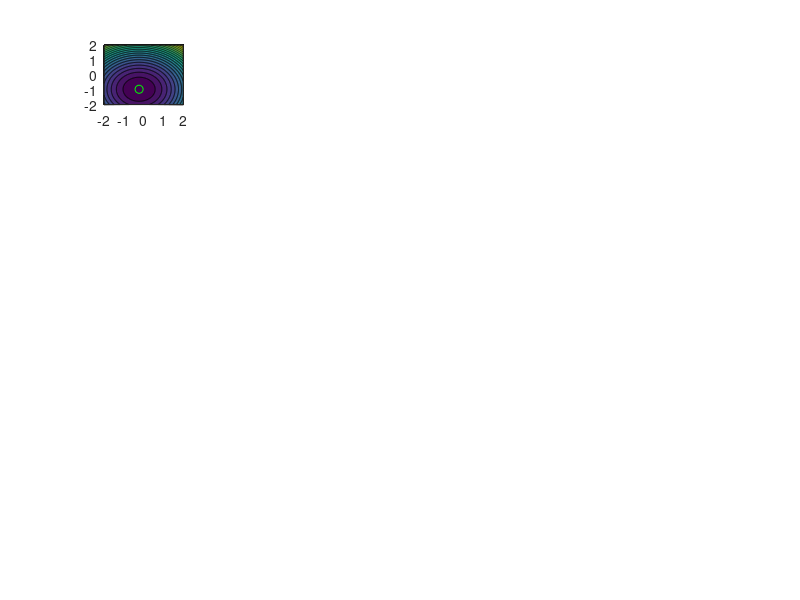

The MATLAB source for this figure: (Note: this script raises an error after producing the figure.)
% Test script of function:
%
% [xproj] = softThresholdingOperator(x,mu,varargin)
%
% Created: 05/27/2020 (mm/dd/yyyy)
% Author:   Fabien Momey
%           Laboratoire Hubert Curien UMR CNRS 5516,
%           Université Jean Monnet,
%           F-42000 Saint-Étienne,
%           France
%           fabien.momey@univ-st-etienne.fr
%

clear all;
close all;
clc;

addpath(genpath('../.'));

%% Choose context parameters
flag_const = 0;
flag_cplx = true;
flag_separable = false;

%% Generate a random starting point
if (flag_cplx)
    x0 = randn(1,1) + 1i * randn(1,1);
    x0 = x0/abs(x0);
else
    x0 = 0.5+randn(1,1);
end

%% Generate a vector of hyperparameters mu
mu = 0:0.1:2;
nmu = length(mu);

%% Mapping criterion space
N = 512;
x = 4*(0:N-1)/(N-1)-2;

subplotsize = ceil(sqrt(nmu));
figure(1); hold on;
if (flag_cplx)
    [X,Y] = meshgrid(x,x);
    for k=1:nmu
        Crit = 0.5*((X-real(x0)).^2 + (Y-imag(x0)).^2);
        if (~flag_separable)
            Crit = Crit + mu(k)*sqrt(X.^2+Y.^2);
        else
            Crit = Crit + mu(k)*(abs(X) + abs(Y));
        end
        subplot(subplotsize,subplotsize,k); contourf(X,Y,Crit,20); axis xy; hold on;
        plot(real(x0),imag(x0),'og');
        %% Apply soft-thresholding
        xproj=softThresholdingOperator(x0,mu(k),flag_const,flag_cplx,flag_separable);
        plot(real(xproj),imag(xproj),'*r');
        clear Crit xproj;
    end
else
    for k=1:nmu
        Crit = 0.5*(x-x0).^2 + mu(k)*abs(x);
        maxCrit = max(Crit(:));
        subplot(subplotsize,subplotsize,k); plot(x,Crit,'-b'); hold on;
        plot([x0,x0],[0,maxCrit],'--g');
        %% Apply soft-thresholding
        xproj=softThresholdingOperator(x0,mu(k),flag_const);
        plot([xproj,xproj],[0,maxCrit],'--r');
        clear Crit xproj;
    end
end


